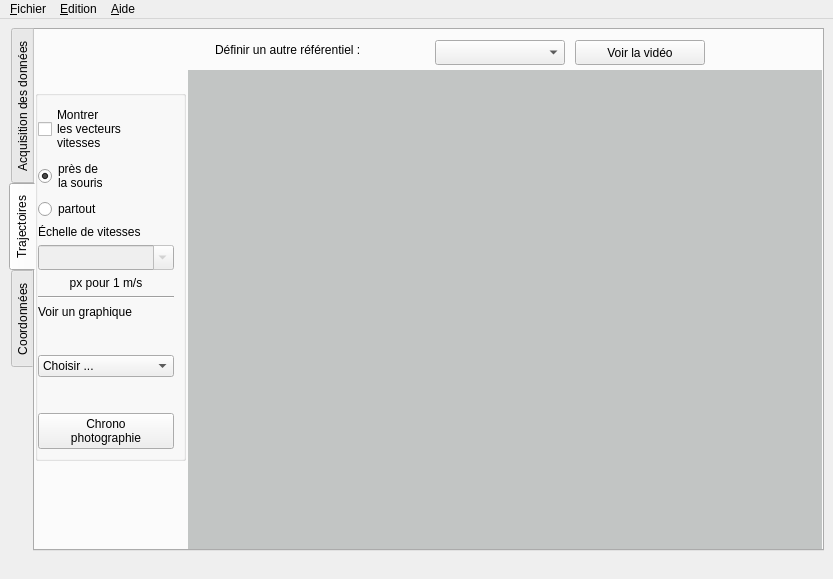
<?xml version="1.0" encoding="UTF-8"?>
<ui version="4.0">
 <class>pymecavideo</class>
 <widget class="QMainWindow" name="pymecavideo">
  <property name="geometry">
   <rect>
    <x>0</x>
    <y>0</y>
    <width>833</width>
    <height>579</height>
   </rect>
  </property>
  <property name="sizePolicy">
   <sizepolicy hsizetype="Expanding" vsizetype="Expanding">
    <horstretch>0</horstretch>
    <verstretch>0</verstretch>
   </sizepolicy>
  </property>
  <property name="minimumSize">
   <size>
    <width>833</width>
    <height>579</height>
   </size>
  </property>
  <property name="maximumSize">
   <size>
    <width>16000</width>
    <height>16000</height>
   </size>
  </property>
  <property name="font">
   <font>
    <pointsize>9</pointsize>
   </font>
  </property>
  <property name="windowTitle">
   <string>PyMecaVideo, analyse mécanique des vidéos</string>
  </property>
  <property name="tabShape">
   <enum>QTabWidget::Rounded</enum>
  </property>
  <widget class="QWidget" name="centralwidget">
   <property name="sizePolicy">
    <sizepolicy hsizetype="Expanding" vsizetype="Expanding">
     <horstretch>0</horstretch>
     <verstretch>0</verstretch>
    </sizepolicy>
   </property>
   <property name="minimumSize">
    <size>
     <width>833</width>
     <height>540</height>
    </size>
   </property>
   <property name="maximumSize">
    <size>
     <width>16000</width>
     <height>16000</height>
    </size>
   </property>
   <property name="font">
    <font>
     <pointsize>9</pointsize>
    </font>
   </property>
   <layout class="QGridLayout" name="gridLayout_2">
    <item row="0" column="0">
     <widget class="QTabWidget" name="tabWidget">
      <property name="autoFillBackground">
       <bool>true</bool>
      </property>
      <property name="tabPosition">
       <enum>QTabWidget::West</enum>
      </property>
      <property name="currentIndex">
       <number>1</number>
      </property>
      <widget class="QWidget" name="tab_acq">
       <attribute name="title">
        <string>Acquisition des données</string>
       </attribute>
       <widget class="QLabel" name="label">
        <property name="enabled">
         <bool>true</bool>
        </property>
        <property name="geometry">
         <rect>
          <x>150</x>
          <y>40</y>
          <width>640</width>
          <height>480</height>
         </rect>
        </property>
        <property name="minimumSize">
         <size>
          <width>640</width>
          <height>480</height>
         </size>
        </property>
        <property name="maximumSize">
         <size>
          <width>16000000</width>
          <height>16000000</height>
         </size>
        </property>
        <property name="palette">
         <palette>
          <active>
           <colorrole role="Base">
            <brush brushstyle="SolidPattern">
             <color alpha="255">
              <red>255</red>
              <green>255</green>
              <blue>255</blue>
             </color>
            </brush>
           </colorrole>
           <colorrole role="Window">
            <brush brushstyle="SolidPattern">
             <color alpha="255">
              <red>147</red>
              <green>147</green>
              <blue>147</blue>
             </color>
            </brush>
           </colorrole>
          </active>
          <inactive>
           <colorrole role="Base">
            <brush brushstyle="SolidPattern">
             <color alpha="255">
              <red>255</red>
              <green>255</green>
              <blue>255</blue>
             </color>
            </brush>
           </colorrole>
           <colorrole role="Window">
            <brush brushstyle="SolidPattern">
             <color alpha="255">
              <red>147</red>
              <green>147</green>
              <blue>147</blue>
             </color>
            </brush>
           </colorrole>
          </inactive>
          <disabled>
           <colorrole role="Base">
            <brush brushstyle="SolidPattern">
             <color alpha="255">
              <red>147</red>
              <green>147</green>
              <blue>147</blue>
             </color>
            </brush>
           </colorrole>
           <colorrole role="Window">
            <brush brushstyle="SolidPattern">
             <color alpha="255">
              <red>147</red>
              <green>147</green>
              <blue>147</blue>
             </color>
            </brush>
           </colorrole>
          </disabled>
         </palette>
        </property>
        <property name="cursor">
         <cursorShape>ArrowCursor</cursorShape>
        </property>
        <property name="autoFillBackground">
         <bool>true</bool>
        </property>
        <property name="frameShape">
         <enum>QFrame::StyledPanel</enum>
        </property>
        <property name="frameShadow">
         <enum>QFrame::Sunken</enum>
        </property>
        <property name="text">
         <string>Pas de vidéos chargées</string>
        </property>
        <property name="textInteractionFlags">
         <set>Qt::NoTextInteraction</set>
        </property>
       </widget>
       <widget class="QFrame" name="frame">
        <property name="geometry">
         <rect>
          <x>150</x>
          <y>2</y>
          <width>641</width>
          <height>34</height>
         </rect>
        </property>
        <property name="sizePolicy">
         <sizepolicy hsizetype="Preferred" vsizetype="Preferred">
          <horstretch>0</horstretch>
          <verstretch>0</verstretch>
         </sizepolicy>
        </property>
        <property name="frameShape">
         <enum>QFrame::NoFrame</enum>
        </property>
        <property name="frameShadow">
         <enum>QFrame::Raised</enum>
        </property>
        <widget class="QLabel" name="label_numero_image">
         <property name="geometry">
          <rect>
           <x>170</x>
           <y>0</y>
           <width>81</width>
           <height>26</height>
          </rect>
         </property>
         <property name="autoFillBackground">
          <bool>false</bool>
         </property>
         <property name="text">
          <string>Image n°</string>
         </property>
         <property name="alignment">
          <set>Qt::AlignCenter</set>
         </property>
        </widget>
        <widget class="QSlider" name="horizontalSlider">
         <property name="geometry">
          <rect>
           <x>330</x>
           <y>10</y>
           <width>281</width>
           <height>21</height>
          </rect>
         </property>
         <property name="minimum">
          <number>1</number>
         </property>
         <property name="orientation">
          <enum>Qt::Horizontal</enum>
         </property>
        </widget>
        <widget class="QSpinBox" name="spinBox_image">
         <property name="geometry">
          <rect>
           <x>250</x>
           <y>0</y>
           <width>71</width>
           <height>26</height>
          </rect>
         </property>
         <property name="minimumSize">
          <size>
           <width>51</width>
           <height>26</height>
          </size>
         </property>
         <property name="alignment">
          <set>Qt::AlignRight|Qt::AlignTrailing|Qt::AlignVCenter</set>
         </property>
        </widget>
        <widget class="QPushButton" name="pushButton_video">
         <property name="geometry">
          <rect>
           <x>10</x>
           <y>0</y>
           <width>161</width>
           <height>31</height>
          </rect>
         </property>
         <property name="text">
          <string>Acquisition video</string>
         </property>
        </widget>
       </widget>
       <widget class="QGroupBox" name="groupBox_3">
        <property name="enabled">
         <bool>true</bool>
        </property>
        <property name="geometry">
         <rect>
          <x>10</x>
          <y>0</y>
          <width>121</width>
          <height>130</height>
         </rect>
        </property>
        <property name="sizePolicy">
         <sizepolicy hsizetype="Minimum" vsizetype="Minimum">
          <horstretch>0</horstretch>
          <verstretch>0</verstretch>
         </sizepolicy>
        </property>
        <property name="minimumSize">
         <size>
          <width>0</width>
          <height>0</height>
         </size>
        </property>
        <property name="maximumSize">
         <size>
          <width>150</width>
          <height>170</height>
         </size>
        </property>
        <property name="title">
         <string>Zoom</string>
        </property>
        <property name="alignment">
         <set>Qt::AlignCenter</set>
        </property>
        <layout class="QVBoxLayout" name="verticalLayout_3">
         <item>
          <widget class="QLabel" name="label_zoom">
           <property name="enabled">
            <bool>true</bool>
           </property>
           <property name="sizePolicy">
            <sizepolicy hsizetype="Fixed" vsizetype="Fixed">
             <horstretch>0</horstretch>
             <verstretch>0</verstretch>
            </sizepolicy>
           </property>
           <property name="minimumSize">
            <size>
             <width>100</width>
             <height>100</height>
            </size>
           </property>
           <property name="maximumSize">
            <size>
             <width>100</width>
             <height>100</height>
            </size>
           </property>
           <property name="autoFillBackground">
            <bool>true</bool>
           </property>
           <property name="frameShape">
            <enum>QFrame::StyledPanel</enum>
           </property>
           <property name="frameShadow">
            <enum>QFrame::Sunken</enum>
           </property>
           <property name="text">
            <string/>
           </property>
          </widget>
         </item>
        </layout>
       </widget>
       <widget class="QGroupBox" name="groupBox">
        <property name="geometry">
         <rect>
          <x>0</x>
          <y>140</y>
          <width>150</width>
          <height>210</height>
         </rect>
        </property>
        <property name="minimumSize">
         <size>
          <width>150</width>
          <height>210</height>
         </size>
        </property>
        <property name="maximumSize">
         <size>
          <width>150</width>
          <height>230</height>
         </size>
        </property>
        <property name="title">
         <string>Acquisition</string>
        </property>
        <property name="alignment">
         <set>Qt::AlignCenter</set>
        </property>
        <widget class="QPushButton" name="Bouton_lance_capture">
         <property name="geometry">
          <rect>
           <x>10</x>
           <y>100</y>
           <width>125</width>
           <height>22</height>
          </rect>
         </property>
         <property name="text">
          <string>Démarrer</string>
         </property>
        </widget>
        <widget class="QPushButton" name="pushButton_defait">
         <property name="enabled">
          <bool>false</bool>
         </property>
         <property name="geometry">
          <rect>
           <x>20</x>
           <y>130</y>
           <width>25</width>
           <height>25</height>
          </rect>
         </property>
         <property name="sizePolicy">
          <sizepolicy hsizetype="Minimum" vsizetype="Fixed">
           <horstretch>25</horstretch>
           <verstretch>25</verstretch>
          </sizepolicy>
         </property>
         <property name="minimumSize">
          <size>
           <width>25</width>
           <height>25</height>
          </size>
         </property>
         <property name="maximumSize">
          <size>
           <width>25</width>
           <height>25</height>
          </size>
         </property>
         <property name="toolTip">
          <string>efface la série précédente</string>
         </property>
         <property name="text">
          <string/>
         </property>
        </widget>
        <widget class="QPushButton" name="pushButton_refait">
         <property name="enabled">
          <bool>false</bool>
         </property>
         <property name="geometry">
          <rect>
           <x>90</x>
           <y>130</y>
           <width>25</width>
           <height>25</height>
          </rect>
         </property>
         <property name="sizePolicy">
          <sizepolicy hsizetype="Minimum" vsizetype="Fixed">
           <horstretch>30</horstretch>
           <verstretch>30</verstretch>
          </sizepolicy>
         </property>
         <property name="minimumSize">
          <size>
           <width>25</width>
           <height>25</height>
          </size>
         </property>
         <property name="maximumSize">
          <size>
           <width>25</width>
           <height>25</height>
          </size>
         </property>
         <property name="toolTip">
          <string>rétablit le point suivant</string>
         </property>
         <property name="text">
          <string/>
         </property>
        </widget>
        <widget class="QPushButton" name="pushButton_reinit">
         <property name="geometry">
          <rect>
           <x>10</x>
           <y>160</y>
           <width>125</width>
           <height>22</height>
          </rect>
         </property>
         <property name="palette">
          <palette>
           <active>
            <colorrole role="WindowText">
             <brush brushstyle="SolidPattern">
              <color alpha="255">
               <red>255</red>
               <green>0</green>
               <blue>0</blue>
              </color>
             </brush>
            </colorrole>
            <colorrole role="ButtonText">
             <brush brushstyle="SolidPattern">
              <color alpha="255">
               <red>255</red>
               <green>0</green>
               <blue>0</blue>
              </color>
             </brush>
            </colorrole>
           </active>
           <inactive>
            <colorrole role="WindowText">
             <brush brushstyle="SolidPattern">
              <color alpha="255">
               <red>255</red>
               <green>0</green>
               <blue>0</blue>
              </color>
             </brush>
            </colorrole>
            <colorrole role="ButtonText">
             <brush brushstyle="SolidPattern">
              <color alpha="255">
               <red>255</red>
               <green>0</green>
               <blue>0</blue>
              </color>
             </brush>
            </colorrole>
           </inactive>
           <disabled>
            <colorrole role="WindowText">
             <brush brushstyle="SolidPattern">
              <color alpha="255">
               <red>148</red>
               <green>151</green>
               <blue>153</blue>
              </color>
             </brush>
            </colorrole>
            <colorrole role="ButtonText">
             <brush brushstyle="SolidPattern">
              <color alpha="255">
               <red>138</red>
               <green>143</green>
               <blue>148</blue>
              </color>
             </brush>
            </colorrole>
           </disabled>
          </palette>
         </property>
         <property name="text">
          <string>Tout réinitialiser</string>
         </property>
        </widget>
        <widget class="QPushButton" name="Bouton_Echelle">
         <property name="enabled">
          <bool>false</bool>
         </property>
         <property name="geometry">
          <rect>
           <x>10</x>
           <y>20</y>
           <width>125</width>
           <height>22</height>
          </rect>
         </property>
         <property name="text">
          <string>Définir l'échelle</string>
         </property>
        </widget>
        <widget class="QLabel" name="label_4">
         <property name="geometry">
          <rect>
           <x>70</x>
           <y>40</y>
           <width>31</width>
           <height>26</height>
          </rect>
         </property>
         <property name="text">
          <string>px/m</string>
         </property>
        </widget>
        <widget class="QLineEdit" name="echelleEdit">
         <property name="geometry">
          <rect>
           <x>10</x>
           <y>40</y>
           <width>55</width>
           <height>26</height>
          </rect>
         </property>
         <property name="minimumSize">
          <size>
           <width>55</width>
           <height>26</height>
          </size>
         </property>
         <property name="focusPolicy">
          <enum>Qt::NoFocus</enum>
         </property>
         <property name="text">
          <string>indéf.</string>
         </property>
         <property name="readOnly">
          <bool>true</bool>
         </property>
        </widget>
        <widget class="QSpinBox" name="spinBox_nb_de_points">
         <property name="geometry">
          <rect>
           <x>80</x>
           <y>70</y>
           <width>61</width>
           <height>26</height>
          </rect>
         </property>
         <property name="alignment">
          <set>Qt::AlignRight|Qt::AlignTrailing|Qt::AlignVCenter</set>
         </property>
         <property name="minimum">
          <number>1</number>
         </property>
         <property name="maximum">
          <number>10</number>
         </property>
        </widget>
        <widget class="QLabel" name="label_5">
         <property name="geometry">
          <rect>
           <x>10</x>
           <y>60</y>
           <width>61</width>
           <height>41</height>
          </rect>
         </property>
         <property name="text">
          <string>Points à 
 étudier:</string>
         </property>
        </widget>
       </widget>
       <widget class="QWidget" name="layoutWidget">
        <property name="geometry">
         <rect>
          <x>10</x>
          <y>360</y>
          <width>154</width>
          <height>153</height>
         </rect>
        </property>
        <layout class="QVBoxLayout" name="verticalLayout_4">
         <item>
          <widget class="QCheckBox" name="checkBox_auto">
           <property name="text">
            <string>suivi
automatique</string>
           </property>
          </widget>
         </item>
         <item>
          <widget class="QPushButton" name="pushButton_origine">
           <property name="enabled">
            <bool>true</bool>
           </property>
           <property name="text">
            <string>Changer d'origine</string>
           </property>
           <property name="flat">
            <bool>false</bool>
           </property>
          </widget>
         </item>
         <item>
          <widget class="QCheckBox" name="checkBox_abscisses">
           <property name="text">
            <string>Abscisses 
vers la gauche</string>
           </property>
          </widget>
         </item>
         <item>
          <widget class="QCheckBox" name="checkBox_ordonnees">
           <property name="text">
            <string>Ordonnées 
vers le bas</string>
           </property>
          </widget>
         </item>
        </layout>
       </widget>
      </widget>
      <widget class="QWidget" name="tab_traj">
       <attribute name="title">
        <string>Trajectoires</string>
       </attribute>
       <widget class="QLabel" name="label_3">
        <property name="geometry">
         <rect>
          <x>153</x>
          <y>40</y>
          <width>640</width>
          <height>480</height>
         </rect>
        </property>
        <property name="palette">
         <palette>
          <active>
           <colorrole role="Base">
            <brush brushstyle="SolidPattern">
             <color alpha="255">
              <red>255</red>
              <green>255</green>
              <blue>255</blue>
             </color>
            </brush>
           </colorrole>
           <colorrole role="Window">
            <brush brushstyle="SolidPattern">
             <color alpha="255">
              <red>194</red>
              <green>197</green>
              <blue>196</blue>
             </color>
            </brush>
           </colorrole>
          </active>
          <inactive>
           <colorrole role="Base">
            <brush brushstyle="SolidPattern">
             <color alpha="255">
              <red>255</red>
              <green>255</green>
              <blue>255</blue>
             </color>
            </brush>
           </colorrole>
           <colorrole role="Window">
            <brush brushstyle="SolidPattern">
             <color alpha="255">
              <red>194</red>
              <green>197</green>
              <blue>196</blue>
             </color>
            </brush>
           </colorrole>
          </inactive>
          <disabled>
           <colorrole role="Base">
            <brush brushstyle="SolidPattern">
             <color alpha="255">
              <red>194</red>
              <green>197</green>
              <blue>196</blue>
             </color>
            </brush>
           </colorrole>
           <colorrole role="Window">
            <brush brushstyle="SolidPattern">
             <color alpha="255">
              <red>194</red>
              <green>197</green>
              <blue>196</blue>
             </color>
            </brush>
           </colorrole>
          </disabled>
         </palette>
        </property>
        <property name="cursor">
         <cursorShape>ArrowCursor</cursorShape>
        </property>
        <property name="autoFillBackground">
         <bool>true</bool>
        </property>
        <property name="text">
         <string/>
        </property>
       </widget>
       <widget class="QGroupBox" name="groupBox_4">
        <property name="geometry">
         <rect>
          <x>0</x>
          <y>60</y>
          <width>151</width>
          <height>371</height>
         </rect>
        </property>
        <property name="title">
         <string/>
        </property>
        <layout class="QVBoxLayout" name="verticalLayout">
         <property name="leftMargin">
          <number>0</number>
         </property>
         <item>
          <widget class="QCheckBox" name="checkBoxVectorSpeed">
           <property name="text">
            <string>Montrer 
les vecteurs
vitesses</string>
           </property>
          </widget>
         </item>
         <item>
          <widget class="QRadioButton" name="radioButtonNearMouse">
           <property name="text">
            <string>près de
la souris</string>
           </property>
           <property name="checked">
            <bool>true</bool>
           </property>
          </widget>
         </item>
         <item>
          <widget class="QRadioButton" name="radioButtonSpeedEveryWhere">
           <property name="text">
            <string>partout</string>
           </property>
          </widget>
         </item>
         <item>
          <widget class="QLabel" name="label_7">
           <property name="text">
            <string>Échelle de vitesses</string>
           </property>
          </widget>
         </item>
         <item>
          <widget class="QComboBox" name="checkBoxScale">
           <property name="enabled">
            <bool>false</bool>
           </property>
           <property name="minimumSize">
            <size>
             <width>61</width>
             <height>25</height>
            </size>
           </property>
           <property name="editable">
            <bool>true</bool>
           </property>
          </widget>
         </item>
         <item>
          <widget class="QLabel" name="label_6">
           <property name="text">
            <string>px pour 1 m/s</string>
           </property>
           <property name="alignment">
            <set>Qt::AlignCenter</set>
           </property>
          </widget>
         </item>
         <item>
          <widget class="Line" name="line">
           <property name="orientation">
            <enum>Qt::Horizontal</enum>
           </property>
          </widget>
         </item>
         <item>
          <widget class="QLabel" name="label_2">
           <property name="text">
            <string>Voir un graphique</string>
           </property>
          </widget>
         </item>
         <item>
          <spacer name="verticalSpacer">
           <property name="orientation">
            <enum>Qt::Vertical</enum>
           </property>
           <property name="sizeHint" stdset="0">
            <size>
             <width>20</width>
             <height>40</height>
            </size>
           </property>
          </spacer>
         </item>
         <item>
          <widget class="QComboBox" name="comboBox_mode_tracer">
           <property name="sizePolicy">
            <sizepolicy hsizetype="Preferred" vsizetype="MinimumExpanding">
             <horstretch>0</horstretch>
             <verstretch>0</verstretch>
            </sizepolicy>
           </property>
           <item>
            <property name="text">
             <string>Choisir ...</string>
            </property>
           </item>
          </widget>
         </item>
         <item>
          <spacer name="verticalSpacer_2">
           <property name="orientation">
            <enum>Qt::Vertical</enum>
           </property>
           <property name="sizeHint" stdset="0">
            <size>
             <width>20</width>
             <height>40</height>
            </size>
           </property>
          </spacer>
         </item>
         <item>
          <widget class="QPushButton" name="pushButtonChrono">
           <property name="text">
            <string>Chrono
photographie</string>
           </property>
          </widget>
         </item>
        </layout>
        <zorder>checkBoxVectorSpeed</zorder>
        <zorder>radioButtonNearMouse</zorder>
        <zorder>radioButtonSpeedEveryWhere</zorder>
        <zorder>label_7</zorder>
        <zorder>checkBoxScale</zorder>
        <zorder>label_6</zorder>
        <zorder>line</zorder>
        <zorder>label_2</zorder>
        <zorder>comboBox_mode_tracer</zorder>
        <zorder>verticalSpacer_2</zorder>
        <zorder>verticalSpacer</zorder>
        <zorder>pushButtonChrono</zorder>
        <zorder>verticalSpacer_2</zorder>
       </widget>
       <widget class="QPushButton" name="button_video">
        <property name="geometry">
         <rect>
          <x>540</x>
          <y>10</y>
          <width>130</width>
          <height>25</height>
         </rect>
        </property>
        <property name="text">
         <string>Voir la vidéo</string>
        </property>
       </widget>
       <widget class="QComboBox" name="comboBox_referentiel">
        <property name="geometry">
         <rect>
          <x>400</x>
          <y>10</y>
          <width>130</width>
          <height>25</height>
         </rect>
        </property>
        <property name="minimumSize">
         <size>
          <width>130</width>
          <height>25</height>
         </size>
        </property>
       </widget>
       <widget class="QLabel" name="label_8">
        <property name="geometry">
         <rect>
          <x>180</x>
          <y>10</y>
          <width>211</width>
          <height>20</height>
         </rect>
        </property>
        <property name="text">
         <string>Définir un autre référentiel : </string>
        </property>
       </widget>
      </widget>
      <widget class="QWidget" name="tab_coord">
       <attribute name="title">
        <string>Coordonnées</string>
       </attribute>
       <layout class="QVBoxLayout" name="verticalLayout_2">
        <item>
         <widget class="QGroupBox" name="groupBox_5">
          <property name="title">
           <string>Tableau des dates et des coordonnées</string>
          </property>
          <layout class="QHBoxLayout" name="horizontalLayout_5">
           <item>
            <widget class="QPushButton" name="pushButton_select_all_table">
             <property name="text">
              <string>Copier les mesures dans le presse papier</string>
             </property>
            </widget>
           </item>
           <item>
            <widget class="QComboBox" name="exportCombo">
             <item>
              <property name="text">
               <string>Exporter vers ....</string>
              </property>
             </item>
             <item>
              <property name="text">
               <string>Oo.o Calc</string>
              </property>
             </item>
             <item>
              <property name="text">
               <string>Qtiplot</string>
              </property>
             </item>
             <item>
              <property name="text">
               <string>SciDAVis</string>
              </property>
             </item>
            </widget>
           </item>
           <item>
            <widget class="QPushButton" name="pushButton_nvl_echelle">
             <property name="text">
              <string>changer d'échelle ?</string>
             </property>
            </widget>
           </item>
           <item>
            <spacer name="horizontalSpacer_2">
             <property name="orientation">
              <enum>Qt::Horizontal</enum>
             </property>
             <property name="sizeHint" stdset="0">
              <size>
               <width>40</width>
               <height>20</height>
              </size>
             </property>
            </spacer>
           </item>
          </layout>
         </widget>
        </item>
        <item>
         <widget class="standardDragTable" name="tableWidget"/>
        </item>
       </layout>
      </widget>
     </widget>
    </item>
   </layout>
  </widget>
  <widget class="QMenuBar" name="menubar">
   <property name="geometry">
    <rect>
     <x>0</x>
     <y>0</y>
     <width>833</width>
     <height>24</height>
    </rect>
   </property>
   <widget class="QMenu" name="menuFichier">
    <property name="title">
     <string>&amp;Fichier</string>
    </property>
    <widget class="QMenu" name="menuE_xporter_vers">
     <property name="title">
      <string>E&amp;xporter vers ...</string>
     </property>
     <addaction name="actionOpenOffice_org_Calc"/>
     <addaction name="actionQtiplot"/>
     <addaction name="actionScidavis"/>
    </widget>
    <addaction name="actionOuvrir_un_fichier"/>
    <addaction name="actionRouvrirMecavideo"/>
    <addaction name="separator"/>
    <addaction name="actionCopier_dans_le_presse_papier"/>
    <addaction name="menuE_xporter_vers"/>
    <addaction name="actionSaveData"/>
    <addaction name="separator"/>
    <addaction name="actionQuitter"/>
   </widget>
   <widget class="QMenu" name="menuAide">
    <property name="title">
     <string>&amp;Aide</string>
    </property>
    <addaction name="actionAide"/>
    <addaction name="actionExemples"/>
    <addaction name="separator"/>
    <addaction name="action_propos"/>
   </widget>
   <widget class="QMenu" name="menu_dition">
    <property name="title">
     <string>&amp;Edition</string>
    </property>
    <addaction name="actionDefaire"/>
    <addaction name="actionRefaire"/>
    <addaction name="separator"/>
   </widget>
   <addaction name="menuFichier"/>
   <addaction name="menu_dition"/>
   <addaction name="menuAide"/>
  </widget>
  <widget class="QStatusBar" name="statusbar">
   <property name="sizeGripEnabled">
    <bool>false</bool>
   </property>
  </widget>
  <action name="actionOuvrir_un_fichier">
   <property name="text">
    <string>&amp;Ouvrir une vidéo (Ctrl-O)</string>
   </property>
   <property name="shortcut">
    <string notr="true">Ctrl+O</string>
   </property>
  </action>
  <action name="actionAvanceimage">
   <property name="text">
    <string>avanceimage</string>
   </property>
  </action>
  <action name="actionReculeimage">
   <property name="text">
    <string>reculeimage</string>
   </property>
  </action>
  <action name="actionQuitter">
   <property name="text">
    <string>Quitter (Ctrl-Q)</string>
   </property>
   <property name="shortcut">
    <string notr="true">Ctrl+Q</string>
   </property>
  </action>
  <action name="actionSaveData">
   <property name="text">
    <string>Enregistrer les données (Ctrl-S)</string>
   </property>
   <property name="shortcut">
    <string notr="true">Ctrl+S</string>
   </property>
  </action>
  <action name="action_propos">
   <property name="text">
    <string>À &amp;propos</string>
   </property>
  </action>
  <action name="actionAide">
   <property name="text">
    <string>Aide (F1)</string>
   </property>
   <property name="shortcut">
    <string notr="true">F1</string>
   </property>
  </action>
  <action name="actionExemples">
   <property name="text">
    <string>Exemples ...</string>
   </property>
  </action>
  <action name="actionRouvrirMecavideo">
   <property name="text">
    <string>Ouvrir un projet &amp;mecavidéo</string>
   </property>
  </action>
  <action name="actionPreferences">
   <property name="text">
    <string>&amp;Préférences</string>
   </property>
  </action>
  <action name="actionCopier_dans_le_presse_papier">
   <property name="text">
    <string>&amp;Copier dans le presse-papier (Ctrl-C)</string>
   </property>
   <property name="shortcut">
    <string notr="true">Ctrl+C</string>
   </property>
  </action>
  <action name="actionDefaire">
   <property name="text">
    <string>Défaire (Ctrl-Z)</string>
   </property>
   <property name="shortcut">
    <string notr="true">Ctrl+Z</string>
   </property>
  </action>
  <action name="actionRefaire">
   <property name="text">
    <string>Refaire (Ctrl-Y)</string>
   </property>
   <property name="shortcut">
    <string notr="true">Ctrl+Y</string>
   </property>
  </action>
  <action name="actionOpenOffice_org_Calc">
   <property name="text">
    <string>OpenOffice.org &amp;Calc</string>
   </property>
  </action>
  <action name="actionQtiplot">
   <property name="text">
    <string>Qti&amp;plot</string>
   </property>
  </action>
  <action name="actionScidavis">
   <property name="text">
    <string>Sci&amp;davis</string>
   </property>
  </action>
 </widget>
 <customwidgets>
  <customwidget>
   <class>standardDragTable</class>
   <extends>QTableWidget</extends>
   <header>standarddragtable.h</header>
  </customwidget>
 </customwidgets>
 <resources/>
 <connections/>
</ui>
